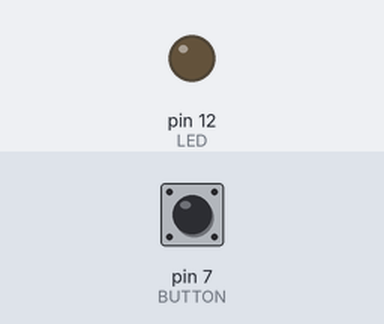
Bench run of a sketch on a simulated Arduino Uno, built with avr-gcc and run on an emulated ATmega328P. Shown: output pins drawn as LEDs (lit = HIGH). Inputs (shaded band) come from the test bench; at power-on: pin 7 (BUTTON) LOW.

Above: at 1.2 s.
1.3 s: pin 7 (BUTTON) pulled HIGH for 0.15 s
At 2.6 s:
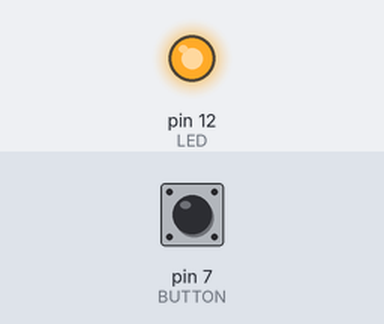
Timing chart, 0 to 7.8 s (numbered marks = the images above; inputs shaded):
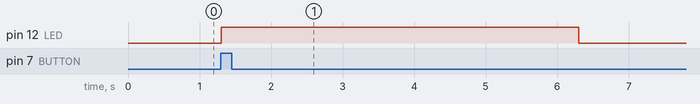

Measured:
- after the input at 1.3 s, pin 12 (LED): LOW → HIGH at once, → LOW 5.0 s later

The sketch:

dig_read.ino
```cpp
#define LED 12
#define BUTTON 7

void setup() {
  // put your setup code here, to run once:
   pinMode(LED, OUTPUT);   // output for the LED
  pinMode(BUTTON, INPUT); // input for the button

}

void loop() {
  // put your main code here, to run repeatedly:
    digitalWrite(LED, LOW);
  int buttonstate = digitalRead(BUTTON);
  if ( buttonstate == 1 ) // Check if the button has been pressed
  {
     digitalWrite(LED, HIGH);   // turn on the LED
     delay(5000);               // wait for 0.5 seconds
     digitalWrite(LED, LOW);    // turn off the LED
  }

  else
    digitalWrite(LED, LOW);
}
```
